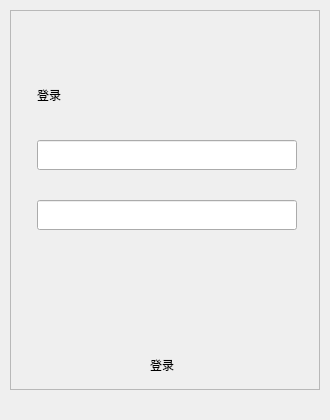
<?xml version="1.0" encoding="UTF-8"?>
<ui version="4.0">
 <class>LoginWindow</class>
 <widget class="QMainWindow" name="LoginWindow">
  <property name="geometry">
   <rect>
    <x>0</x>
    <y>0</y>
    <width>330</width>
    <height>420</height>
   </rect>
  </property>
  <property name="minimumSize">
   <size>
    <width>330</width>
    <height>400</height>
   </size>
  </property>
  <property name="maximumSize">
   <size>
    <width>660</width>
    <height>880</height>
   </size>
  </property>
  <property name="baseSize">
   <size>
    <width>330</width>
    <height>400</height>
   </size>
  </property>
  <property name="windowTitle">
   <string>小ai签票</string>
  </property>
  <property name="windowIcon">
   <iconset>
    <normalon>:/img/logo.png</normalon>
   </iconset>
  </property>
  <widget class="QWidget" name="centralwidget">
   <widget class="QFrame" name="content_frame">
    <property name="geometry">
     <rect>
      <x>10</x>
      <y>10</y>
      <width>310</width>
      <height>380</height>
     </rect>
    </property>
    <property name="autoFillBackground">
     <bool>true</bool>
    </property>
    <property name="frameShape">
     <enum>QFrame::StyledPanel</enum>
    </property>
    <property name="frameShadow">
     <enum>QFrame::Raised</enum>
    </property>
    <property name="lineWidth">
     <number>1</number>
    </property>
    <property name="midLineWidth">
     <number>0</number>
    </property>
    <widget class="QWidget" name="title" native="true">
     <property name="geometry">
      <rect>
       <x>0</x>
       <y>0</y>
       <width>310</width>
       <height>30</height>
      </rect>
     </property>
     <property name="cursor">
      <cursorShape>SizeAllCursor</cursorShape>
     </property>
     <widget class="Mylabel" name="icon_close">
      <property name="geometry">
       <rect>
        <x>285</x>
        <y>5</y>
        <width>20</width>
        <height>20</height>
       </rect>
      </property>
      <property name="cursor">
       <cursorShape>PointingHandCursor</cursorShape>
      </property>
      <property name="text">
       <string/>
      </property>
     </widget>
     <widget class="QLabel" name="icon_min">
      <property name="geometry">
       <rect>
        <x>260</x>
        <y>3</y>
        <width>20</width>
        <height>20</height>
       </rect>
      </property>
      <property name="cursor">
       <cursorShape>PointingHandCursor</cursorShape>
      </property>
      <property name="text">
       <string/>
      </property>
     </widget>
    </widget>
    <widget class="QWidget" name="loginBtn" native="true">
     <property name="geometry">
      <rect>
       <x>0</x>
       <y>330</y>
       <width>310</width>
       <height>50</height>
      </rect>
     </property>
     <property name="cursor">
      <cursorShape>PointingHandCursor</cursorShape>
     </property>
     <widget class="QLabel" name="loginBtn_text">
      <property name="geometry">
       <rect>
        <x>140</x>
        <y>10</y>
        <width>40</width>
        <height>30</height>
       </rect>
      </property>
      <property name="text">
       <string>登录</string>
      </property>
     </widget>
    </widget>
    <widget class="QWidget" name="main_content" native="true">
     <property name="geometry">
      <rect>
       <x>2</x>
       <y>30</y>
       <width>305</width>
       <height>300</height>
      </rect>
     </property>
     <widget class="QLabel" name="textLogin">
      <property name="geometry">
       <rect>
        <x>25</x>
        <y>30</y>
        <width>72</width>
        <height>50</height>
       </rect>
      </property>
      <property name="text">
       <string>登录</string>
      </property>
     </widget>
     <widget class="QLineEdit" name="userName">
      <property name="geometry">
       <rect>
        <x>25</x>
        <y>100</y>
        <width>260</width>
        <height>30</height>
       </rect>
      </property>
     </widget>
     <widget class="QLineEdit" name="userPsw">
      <property name="geometry">
       <rect>
        <x>25</x>
        <y>160</y>
        <width>260</width>
        <height>30</height>
       </rect>
      </property>
     </widget>
    </widget>
   </widget>
  </widget>
  <widget class="QStatusBar" name="statusbar">
   <property name="sizeGripEnabled">
    <bool>false</bool>
   </property>
  </widget>
 </widget>
 <customwidgets>
  <customwidget>
   <class>Mylabel</class>
   <extends>QLabel</extends>
   <header location="global">components/close_label_btn.h</header>
  </customwidget>
 </customwidgets>
 <resources/>
 <connections/>
</ui>
